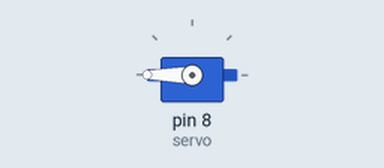
Bench run of a sketch on a simulated Arduino Uno, built with avr-gcc and run on an emulated ATmega328P. On the bench: servo.

Above: at 2.05 s.
Timing chart, 0 to 6.6 s (numbered marks = the images above):
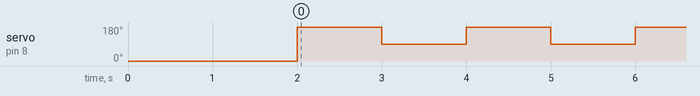

The sketch:

Arduino_Uno_with_Servo_motor.ino
```cpp
#include <Servo.h>
 Servo servo;

void setup() {
  servo.attach(8);
  servo.write(0);
  delay(2000);

  // put your setup code here, to run once:

}

void loop() {
  servo.write(180);
  delay(1000);
  servo.write(90);
  delay(1000);
  // put your main code here, to run repeatedly:

}
```

Measured:
- by itself, servo on pin 8 (servo): alternates 180° for 1.0 s and 90° for 1.0 s
